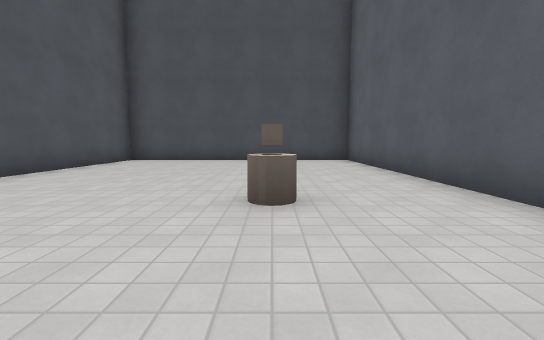
view 1 (above)

18 first-person views from a walk through a 3-D level made in the Godot game engine. The camera is 1.2 m above the floor, tilts 6° down and sees 90° across. The floor is counted in squares, 2 m on a side. Each view is taken from the middle of a square. On the plan, view 1 faces up. The plan holds only what a view shows up to about 9 squares ahead; the rest is blank. The place goes on beyond the plan. Surface patterns are stand-ins for the level's own textures.

view 2
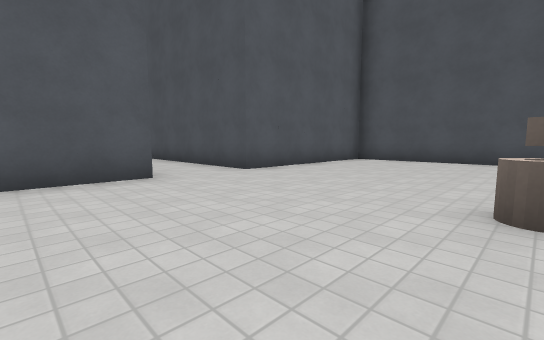

view 3
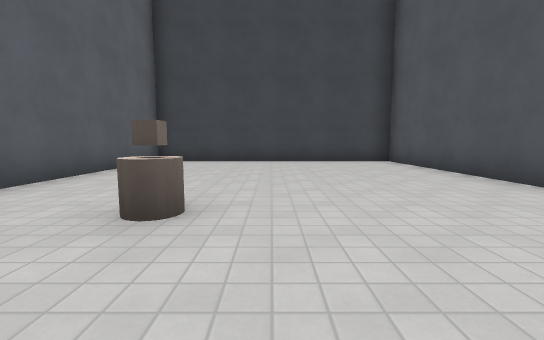

view 4
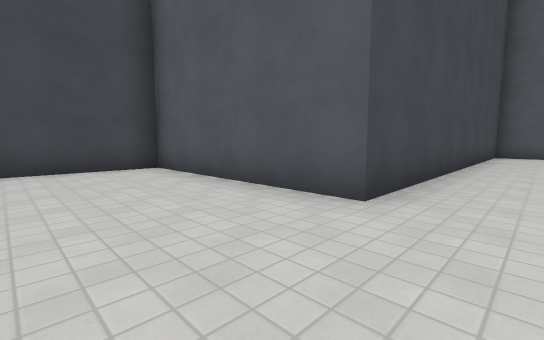

view 5
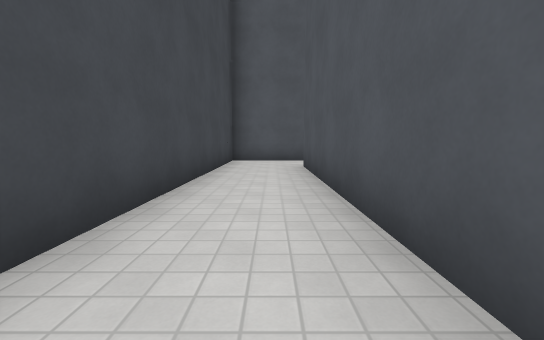

view 6
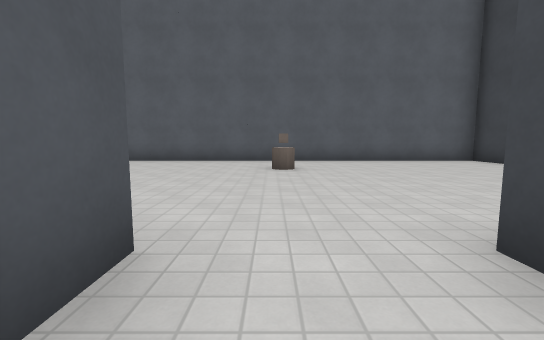

view 7
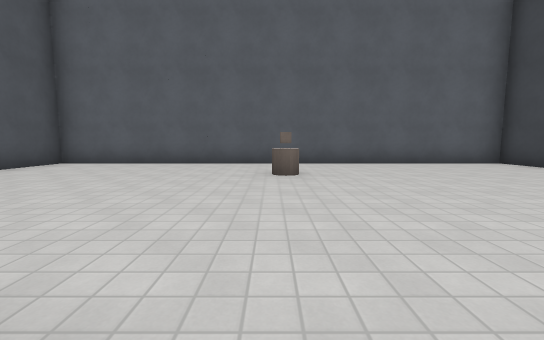

view 8
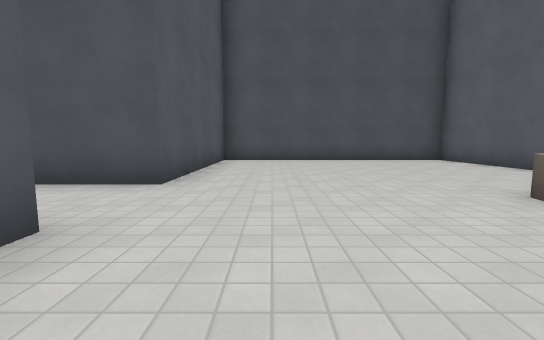

view 9
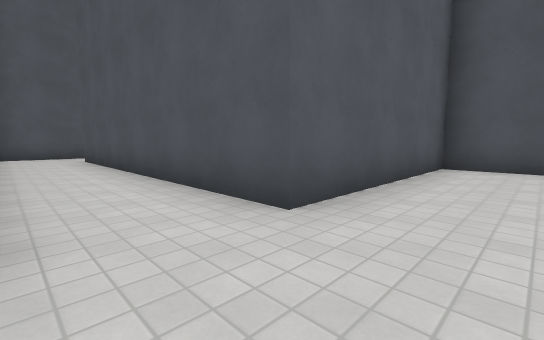

view 10
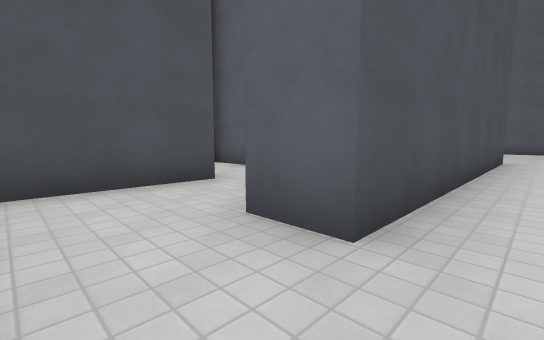

view 11
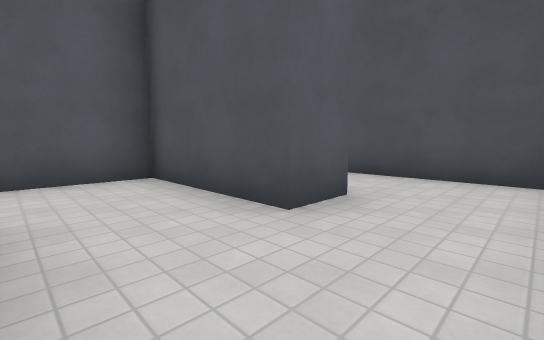

view 12
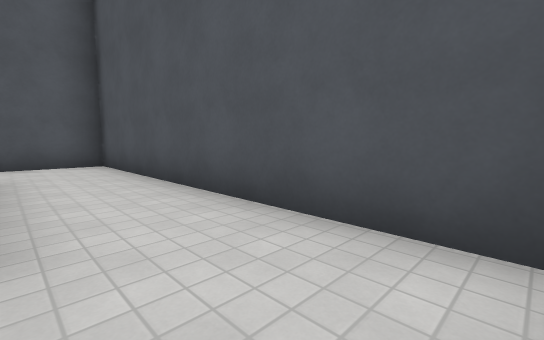

view 13
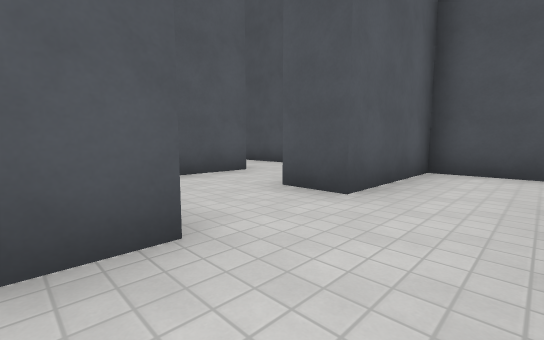

view 14
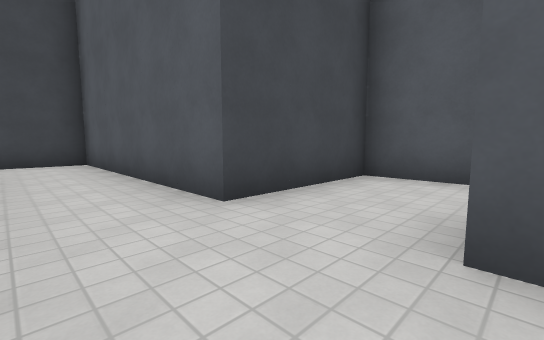

view 15
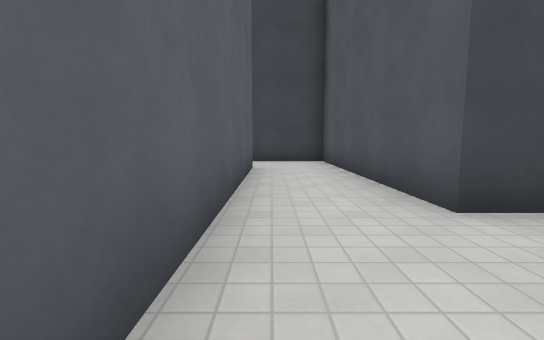

view 16
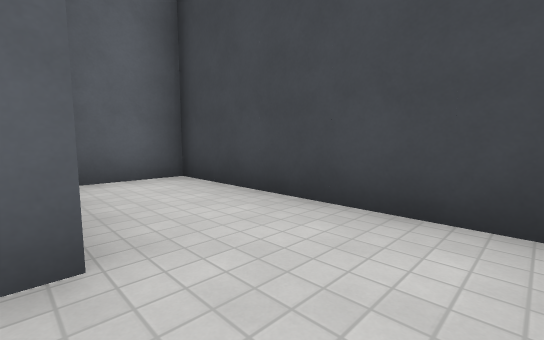

view 17
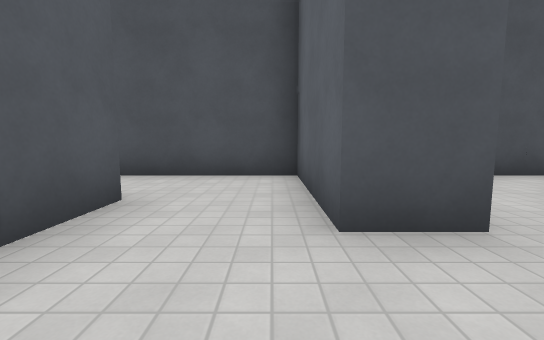

view 18
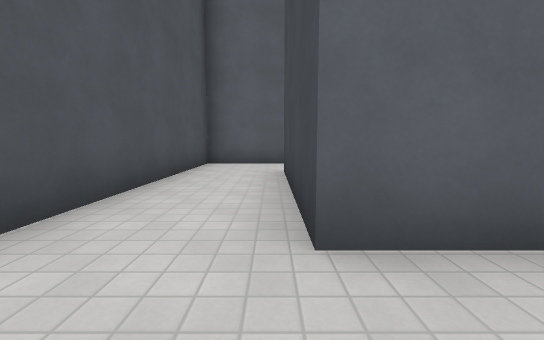

### Floor plan
Points are (right, up) in squares from view 1. A wall is a line through its corners. A room is listed if a view was taken in it or the views show most of it. See-through windows are left out.
Room 1 (views 1, 2, 3, 4, 5, 6, 7, 8, 9, 10)
walls: (-14.5, 4.5) (-14.5, 1.8) (-4.6, 1.8) (-4.6, -3.2) (2.4, -3.2) (2.4, 8.8) (-4.6, 8.8) (-4.6, 3.8) (-12.6, 3.8) (-12.6, 4.9)
ways out: opening at (-13.5, 4) to room 7
objects: other object (0, 3)
Room 2 (view 11)
walls: (-11.6, 6.8) (-12.6, 6.8)
ways out: opening at (-10.5, 7) to room 3; opening at (-12, 5.5) to room 7
Room 3 (views 12, 14, 15, 18)
walls: (-15.6, 6.5) (-15.6, 7.8) (-11.6, 7.8) (-11.6, 6.8); (-9.6, 7.6) (-9.6, 9.8) (-17.6, 9.8) (-17.6, 6.8)
ways out: opening at (-10.5, 7) to room 2; opening at (-16.5, 7) to room 4
Room 4 (views 13, 16)
walls: (-15.6, 0.8) (-15.6, 6.5); (-18.6, 4.8) (-17.6, 4.8) (-17.6, -1.2) (-12.6, -1.2) (-12.6, 0.4); (-17.6, 6.8) (-18.5, 6.8)
ways out: opening at (-16.5, 7) to room 3; opening at (-18, 5.5) to room 5
Room 5 (view 17)
walls: (-20.6, 6.5) (-20.6, 4.8) (-18.6, 4.8)
ways out: opening at (-18, 5.5) to room 4; opening at (-19.5, 7) to room 6
Room 6 (no view inside)
walls: (-20.6, 7.9) (-20.6, 6.5); (-18.5, 6.8) (-18.5, 9.8) (-21.5, 9.8)
ways out: opening at (-19.5, 7) to room 5; opening at (-21, 8.5)
Room 7 (no view inside)
walls: (-12.6, 6.8) (-14.5, 6.8) (-14.5, 4.5)
ways out: opening at (-13.5, 4) to room 1; opening at (-12, 5.5) to room 2

Positions as (right, up) in squares from view 1, and headings:
1: (0, 0), facing up
2: (0, 0), facing up-left
3: (-1, 5), facing down
4: (-2, 3), facing down-left
5: (-6, 3), facing left
6: (-6, 3), facing right
7: (-5, 3), facing right
8: (-3, 0), facing up
9: (-3, 2), facing up-left
10: (-14, 3), facing up-right
11: (-10, 5), facing up-left
12: (-10, 8), facing up-left
13: (-16, 4), facing up-left
14: (-16, 7), facing down-left
15: (-16, 7), facing down
16: (-17, 1), facing down-right
17: (-19, 5), facing up
18: (-17, 8), facing right
